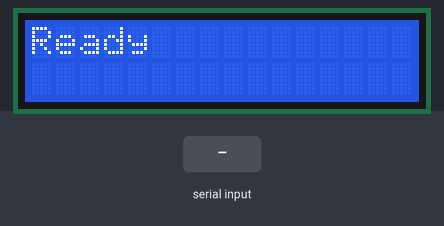
A sketch run on a simulated Arduino Uno, built with avr-gcc and run on an emulated ATmega328P. Parts: 16×2 character LCD. Inputs (shaded band) come from the test bench.

Above: at 1.2 s.
1.3 s: "1" received over Serial
At 2.9 s:
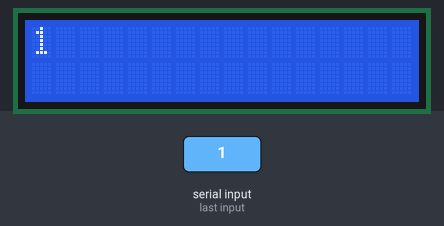
3.8 s: "0" received over Serial
At 6.0 s:
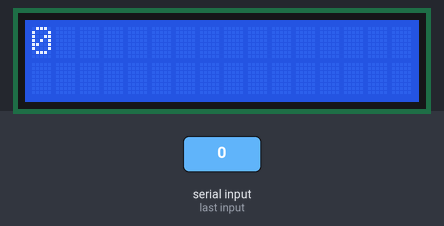
6.3 s: "2" received over Serial
At 7.9 s:
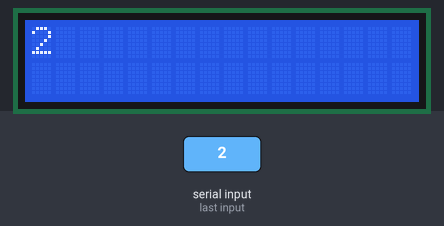
Timing chart, 0 to 9.4 s (numbered marks = the images above; inputs shaded):
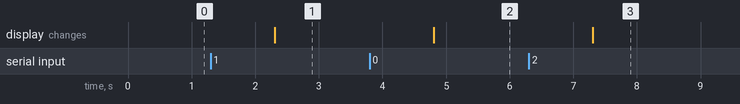

Measured:
- after the input at 1.3 s, the display: changes after 1.0 s (image 1)
- after the input at 3.8 s, the display: changes after 1.0 s (image 2)
- after the input at 6.3 s, the display: changes after 1.0 s (image 3)

The sketch:

sjak.ino
```cpp
#include <LiquidCrystal.h>

LiquidCrystal lcd(7, 6, 5, 4, 3, 2); //pins connected to LCD

int len = 0;

void setup()
{
  Serial.begin(9600);

  pinMode(2, INPUT);
  lcd.begin(16, 2);
  lcd.print("Ready");
}

//String msg = "";

void loop() {
  String msg = Serial.readString();

  if (msg != "") {
    lcd.clear();
    if (msg.length() >= 16) {
      String slice = msg.substring(0, 16);
      lcd.print(slice.c_str());
      slice = msg.substring(16);
      lcd.setCursor(0, 1);
      lcd.print(slice.c_str());
    } else {
      lcd.print(msg.c_str());
    }
  }
}

//void loop() {
//
//  String msg = Serial.readString();
//  if (msg != "") {
//    lcd.clear();
//
//    if (msg.length() >= 16) {
//      //print first 16 chars on first line, then shift to next
//      lcd.print(msg.substring(0, 16).c_str());
//      lcd.setCursor(0, 1);
//      lcd.print(msg.substring(16).c_str());
//    } else {
//      lcd.print(msg);
//    }
//  }
//}
```
